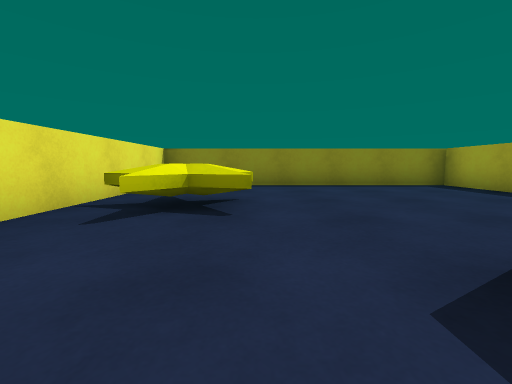
[1] (above)

23 first-person views from a walk through a Unity game level. The camera is 0.55 m above the floor, tilts 6° down and sees 90° across. The floor is counted in squares, 1 m on a side. Each view is taken from the middle of a square. On the plan, view 1 faces up. The plan holds only what a view shows up to about 9 squares ahead; the rest is blank. The player is left out. Some surface patterns are stand-ins.

[2]
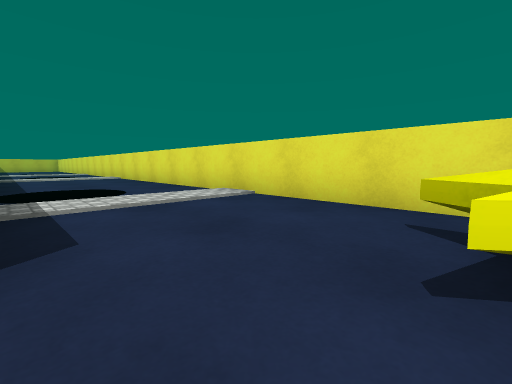

[3]
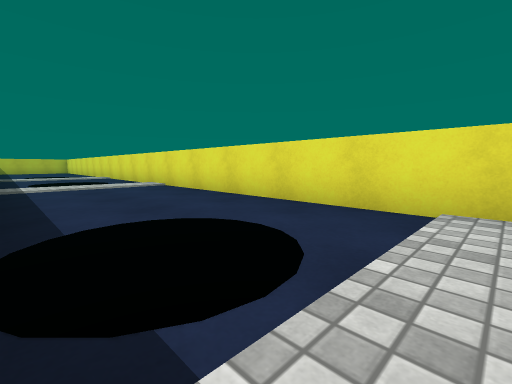

[4]
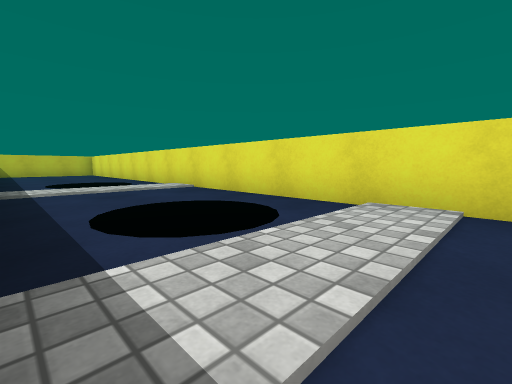

[5]
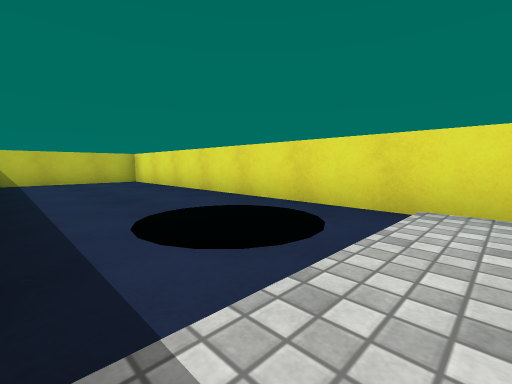

[6]
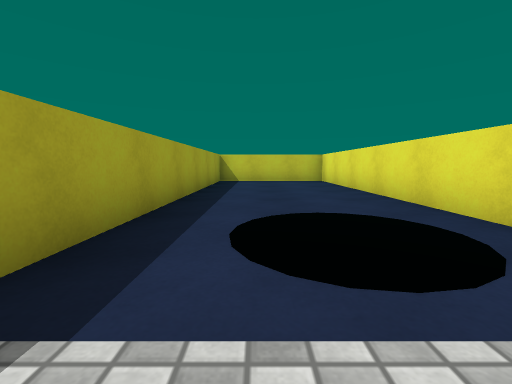

[7]
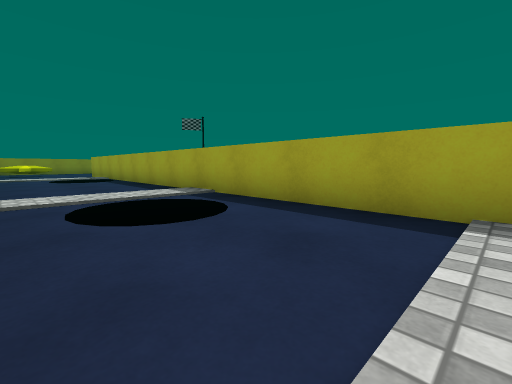

[8]
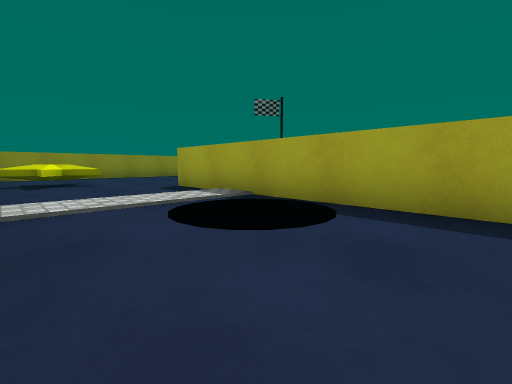

[9]
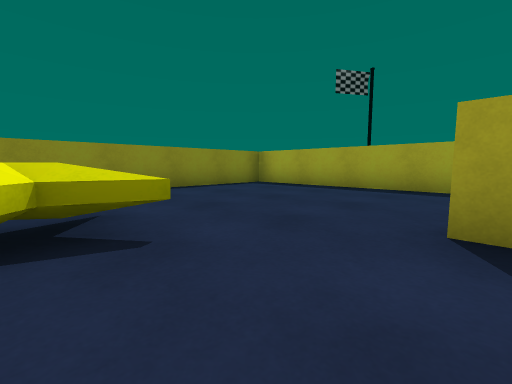

[10]
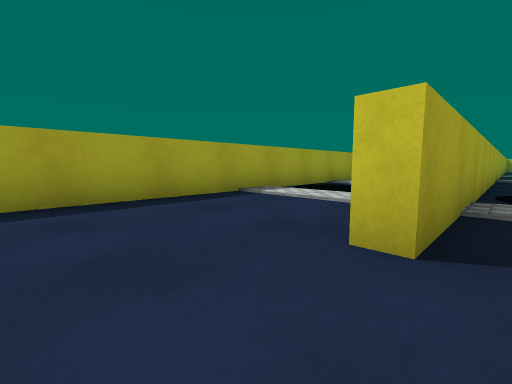

[11]
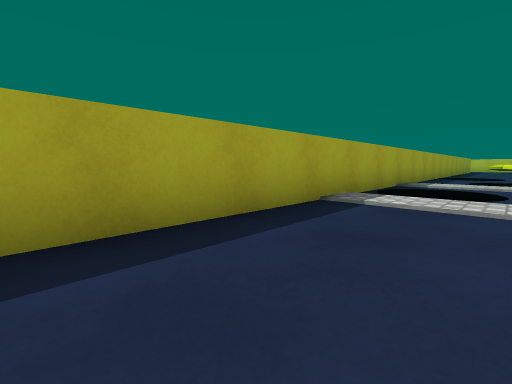

[12]
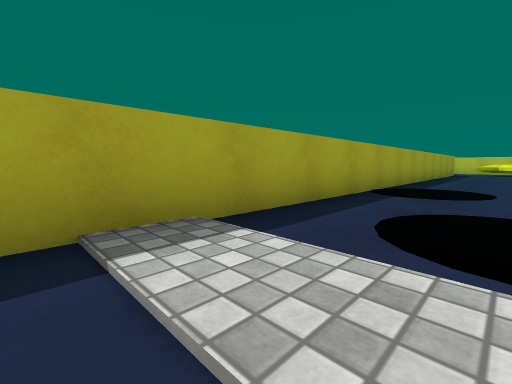

[13]
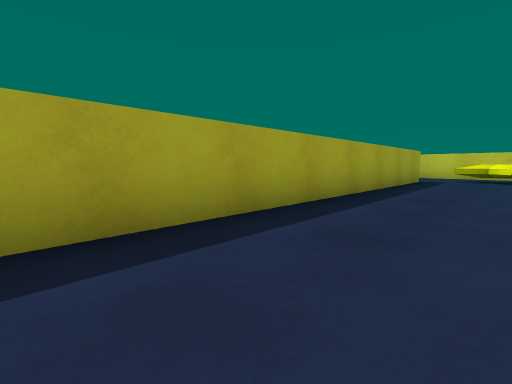

[14]
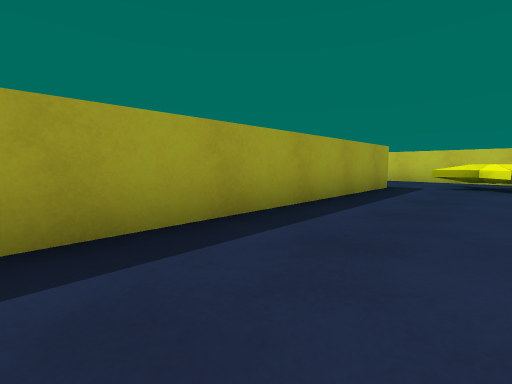

[15]
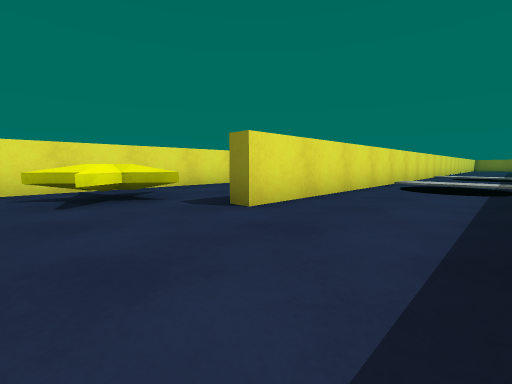

[16]
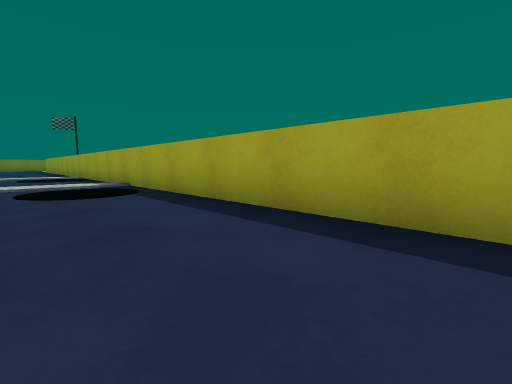

[17]
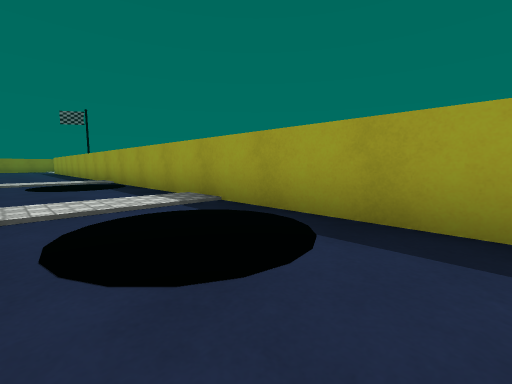

[18]
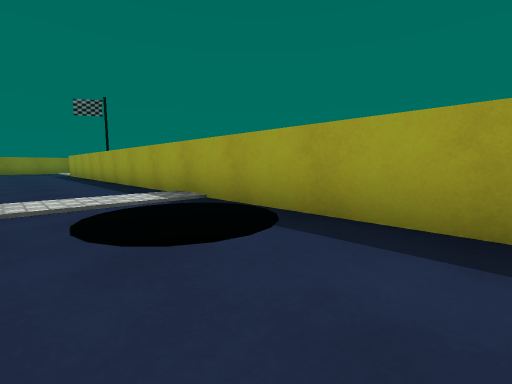

[19]
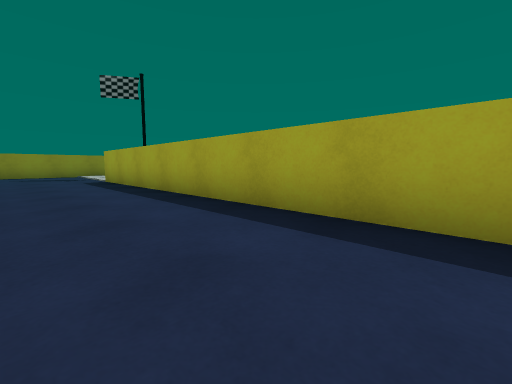

[20]
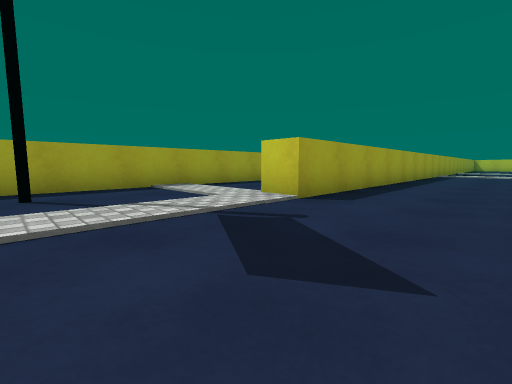

[21]
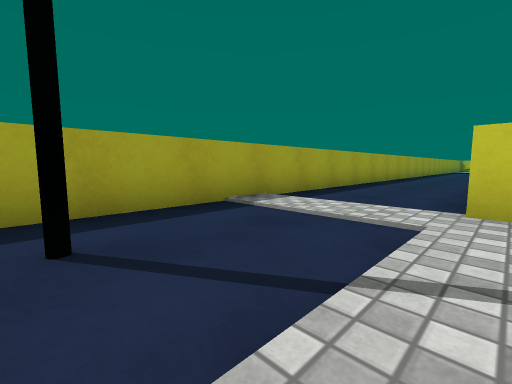

[22]
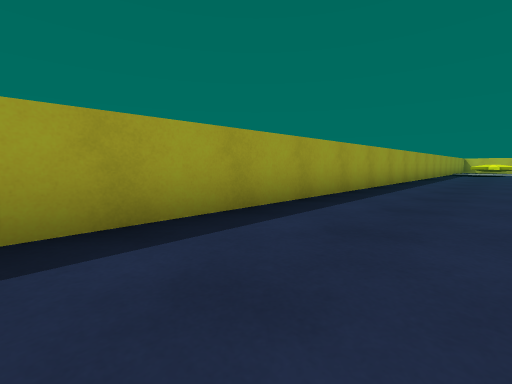

[23]
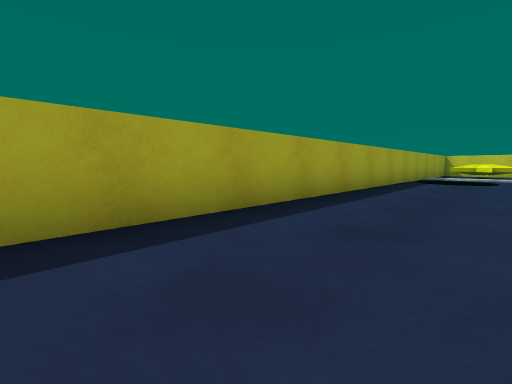

### Floor plan
Key: @ floor where view 1 was taken; # wall or solid block; . main floor; : floor 0.05 m higher than the main floor; S star; O other object.
Columns run from 3 left of view 1 to 13 right of it. Each row starts with its distance up from view 1.
  7 #########
  6 #.......#...:.O.#
  5 #.......#...:...#
  4 #.......#...:...#
  3 #.S.....#...::::#
  2 #.......#...#...#
  1 #....#..#...#...#
  0 #..@.#..#...#...#
 -1 #::::#::#...#...#
 -2 #..OO#.O#...#...#
 -3 #..OO#OO#...#...#
 -4 #....#..#...#...#
 -5 #....#::#...#...#
 -6 #....#O.#...#...#
 -7 #....#O.#...#...#
 -8 #....#..#...#...#
 -9 #::::#.O#:::#...#
-10 #.OO.#OO#.OO#...#
-11 #.OO.#.O#.OO#...#
-12 #....#..#...#...#
-13 #....#..#...#...#
-14 #::::#..#:::#...#
-15 #....#..#.O.#...#
-16 #.OO.#..#O O#...#
-17 #.O..#..#.O.#.OO#
-18 #....#..#...#.OO#
-19 #....#..#...#..
-20 #....#..#...#:
-21 #....#......#
-22 #....#S.....#
-23 #....#......
-24 ##########

Where each view was taken, in squares from view 1:
view 1: 0 up, 0 right, facing up
view 2: 3 up, 1 right, facing down-left
view 3: 1 down, 1 right, facing down-left
view 4: 8 down, 1 right, facing down-left
view 5: 14 down, 1 right, facing down-left
view 6: 14 down, 0 right, facing down
view 7: 14 down, 2 left, facing up-right
view 8: 5 down, 2 left, facing up-right
view 9: 1 up, 1 left, facing up-right
view 10: 3 up, 1 right, facing down-right
view 11: 3 up, 3 right, facing down-right
view 12: 4 down, 3 right, facing down-right
view 13: 11 down, 3 right, facing down-right
view 14: 14 down, 3 right, facing down-right
view 15: 23 down, 8 right, facing up-left
view 16: 22 down, 6 right, facing up-right
view 17: 18 down, 6 right, facing up-right
view 18: 13 down, 6 right, facing up-right
view 19: 7 down, 6 right, facing up-right
view 20: 6 up, 6 right, facing down-right
view 21: 6 up, 9 right, facing down-right
view 22: 1 down, 10 right, facing down-right
view 23: 8 down, 10 right, facing down-right
